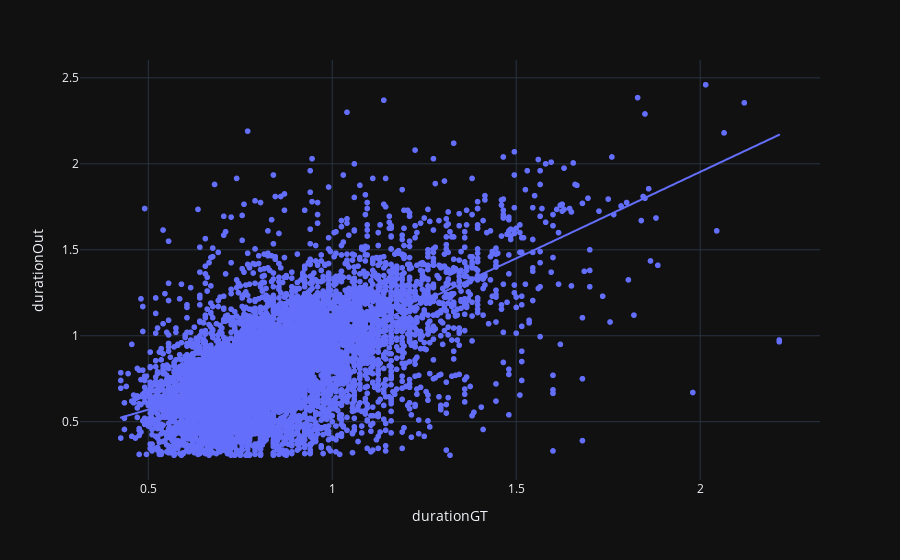

Notebook source saved alongside this figure:
### Code cell
px.scatter(allTablesOut[allTablesOut.tp],x="durationGT",y="durationOut",trendline="lowess")

### Figure 1 — Plotly figure (JSON) as saved in the notebook; plotly's stock layout.template omitted (floating-point values rounded to 4 significant figures; data arrays with more than 128 entries replaced by an {"elided": "..."} marker saying what was removed)
{"data": [{"hovertemplate": "durationGT=%{x}<br>durationOut=%{y}<extra></extra>", "legendgroup": "", "marker": {"color": "#636efa", "symbol": "circle"}, "mode": "markers", "name": "", "showlegend": false, "x": {"elided": "8277 float values"}, "xaxis": "x", "y": {"elided": "8277 float values"}, "yaxis": "y", "type": "scattergl"}, {"hovertemplate": "<b>LOWESS trendline</b><br><br>durationGT=%{x}<br>durationOut=%{y} <b>(trend)</b><extra></extra>", "legendgroup": "", "marker": {"color": "#636efa", "symbol": "circle"}, "mode": "lines", "name": "", "showlegend": false, "x": {"elided": "8277 float values"}, "xaxis": "x", "y": {"elided": "8277 float values"}, "yaxis": "y", "type": "scattergl"}], "layout": {"xaxis": {"anchor": "y", "domain": [0.0, 1.0], "title": {"text": "durationGT"}}, "yaxis": {"anchor": "x", "domain": [0.0, 1.0], "title": {"text": "durationOut"}}, "legend": {"tracegroupgap": 0}, "margin": {"t": 60}}}
